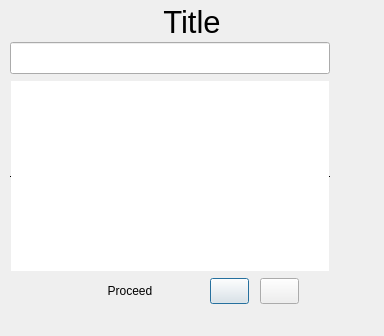
<?xml version="1.0" encoding="UTF-8"?>
<ui version="4.0">
 <class>FileDialog</class>
 <widget class="QDialog" name="FileDialog">
  <property name="geometry">
   <rect>
    <x>0</x>
    <y>0</y>
    <width>384</width>
    <height>336</height>
   </rect>
  </property>
  <property name="focusPolicy">
   <enum>Qt::StrongFocus</enum>
  </property>
  <property name="windowTitle">
   <string>Dialog</string>
  </property>
  <widget class="Button" name="cCancelButton">
   <property name="geometry">
    <rect>
     <x>210</x>
     <y>278</y>
     <width>39</width>
     <height>26</height>
    </rect>
   </property>
   <property name="sizePolicy">
    <sizepolicy hsizetype="Maximum" vsizetype="Maximum">
     <horstretch>0</horstretch>
     <verstretch>0</verstretch>
    </sizepolicy>
   </property>
   <property name="maximumSize">
    <size>
     <width>39</width>
     <height>26</height>
    </size>
   </property>
   <property name="text">
    <string/>
   </property>
  </widget>
  <widget class="Label" name="cProceedLabel">
   <property name="geometry">
    <rect>
     <x>90</x>
     <y>278</y>
     <width>80</width>
     <height>26</height>
    </rect>
   </property>
   <property name="sizePolicy">
    <sizepolicy hsizetype="Maximum" vsizetype="Maximum">
     <horstretch>0</horstretch>
     <verstretch>0</verstretch>
    </sizepolicy>
   </property>
   <property name="maximumSize">
    <size>
     <width>80</width>
     <height>26</height>
    </size>
   </property>
   <property name="text">
    <string>Proceed</string>
   </property>
   <property name="alignment">
    <set>Qt::AlignCenter</set>
   </property>
  </widget>
  <widget class="Button" name="cOkButton">
   <property name="geometry">
    <rect>
     <x>260</x>
     <y>278</y>
     <width>39</width>
     <height>26</height>
    </rect>
   </property>
   <property name="sizePolicy">
    <sizepolicy hsizetype="Minimum" vsizetype="Maximum">
     <horstretch>0</horstretch>
     <verstretch>0</verstretch>
    </sizepolicy>
   </property>
   <property name="maximumSize">
    <size>
     <width>39</width>
     <height>26</height>
    </size>
   </property>
   <property name="text">
    <string/>
   </property>
  </widget>
  <widget class="Label" name="cTitle">
   <property name="geometry">
    <rect>
     <x>0</x>
     <y>0</y>
     <width>384</width>
     <height>44</height>
    </rect>
   </property>
   <property name="sizePolicy">
    <sizepolicy hsizetype="Maximum" vsizetype="Maximum">
     <horstretch>0</horstretch>
     <verstretch>0</verstretch>
    </sizepolicy>
   </property>
   <property name="maximumSize">
    <size>
     <width>384</width>
     <height>44</height>
    </size>
   </property>
   <property name="font">
    <font>
     <pointsize>23</pointsize>
    </font>
   </property>
   <property name="text">
    <string>Title</string>
   </property>
   <property name="alignment">
    <set>Qt::AlignCenter</set>
   </property>
  </widget>
  <widget class="LineEdit" name="cFileName">
   <property name="geometry">
    <rect>
     <x>10</x>
     <y>42</y>
     <width>320</width>
     <height>32</height>
    </rect>
   </property>
   <property name="sizePolicy">
    <sizepolicy hsizetype="Maximum" vsizetype="Maximum">
     <horstretch>0</horstretch>
     <verstretch>0</verstretch>
    </sizepolicy>
   </property>
   <property name="maximumSize">
    <size>
     <width>320</width>
     <height>32</height>
    </size>
   </property>
  </widget>
  <widget class="ScrollBar" name="cScrollBar" native="true">
   <property name="geometry">
    <rect>
     <x>332</x>
     <y>78</y>
     <width>39</width>
     <height>191</height>
    </rect>
   </property>
  </widget>
  <widget class="ListWidget" name="cFileList">
   <property name="geometry">
    <rect>
     <x>10</x>
     <y>80</y>
     <width>320</width>
     <height>192</height>
    </rect>
   </property>
   <property name="sizePolicy">
    <sizepolicy hsizetype="Fixed" vsizetype="Fixed">
     <horstretch>0</horstretch>
     <verstretch>0</verstretch>
    </sizepolicy>
   </property>
   <property name="frameShape">
    <enum>QFrame::HLine</enum>
   </property>
   <property name="frameShadow">
    <enum>QFrame::Plain</enum>
   </property>
   <property name="editTriggers">
    <set>QAbstractItemView::NoEditTriggers</set>
   </property>
   <property name="showDropIndicator" stdset="0">
    <bool>false</bool>
   </property>
   <property name="selectionBehavior">
    <enum>QAbstractItemView::SelectRows</enum>
   </property>
   <property name="itemAlignment">
    <set>Qt::AlignVCenter</set>
   </property>
   <property name="sortingEnabled">
    <bool>true</bool>
   </property>
  </widget>
 </widget>
 <customwidgets>
  <customwidget>
   <class>Button</class>
   <extends>QPushButton</extends>
   <header>widget/button.h</header>
  </customwidget>
  <customwidget>
   <class>Label</class>
   <extends>QLabel</extends>
   <header>widget/label.h</header>
  </customwidget>
  <customwidget>
   <class>LineEdit</class>
   <extends>QLineEdit</extends>
   <header>widget/lineedit.h</header>
  </customwidget>
  <customwidget>
   <class>ScrollBar</class>
   <extends>QWidget</extends>
   <header>widget/scrollbar.h</header>
   <container>1</container>
  </customwidget>
  <customwidget>
   <class>ListWidget</class>
   <extends>QListWidget</extends>
   <header>widget/listwidget.h</header>
  </customwidget>
 </customwidgets>
 <resources/>
 <connections/>
</ui>
